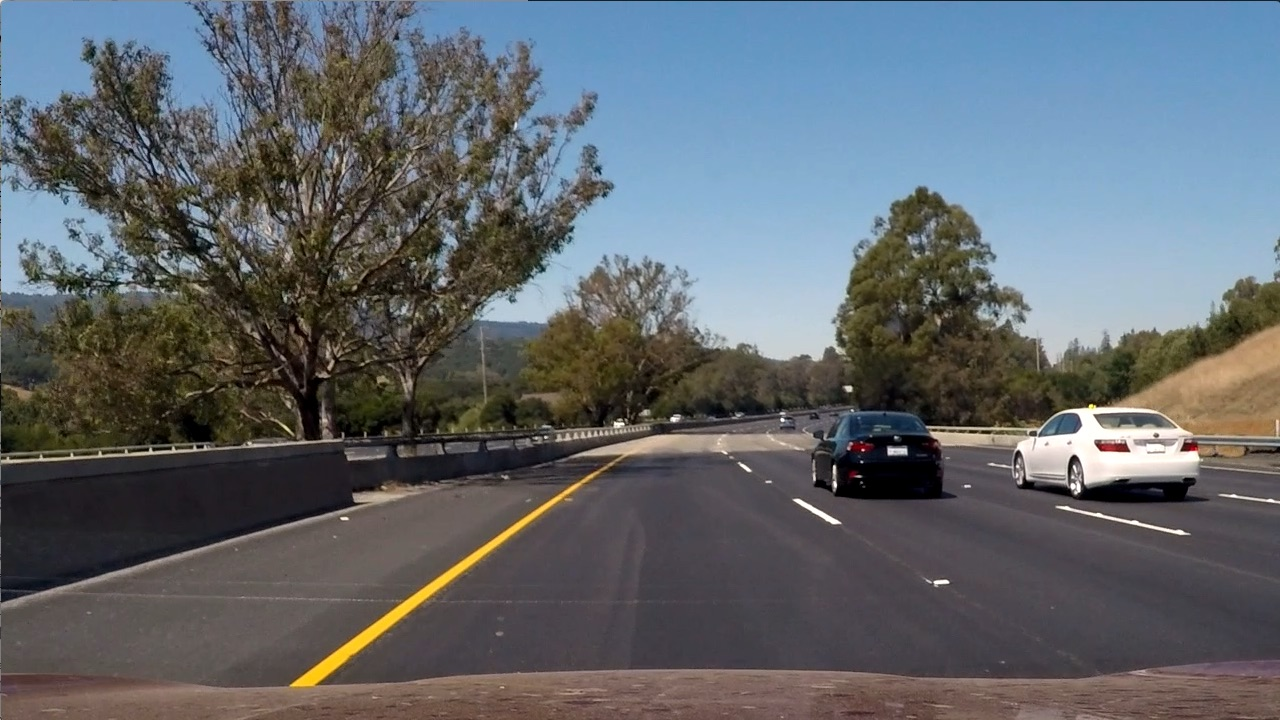
#> input picture gradiant_color_spaces/images/colorspace_test_images/test6.jpg, 1280 x 720 px, found by its file name
$ python hls.py
#> lines starting #> are read from the running program, lines starting #| are printed output that depends on the picture; after the words box and inside, x2 and y2 are one past the last pixel; in counts of white or black regions, pixels touching at a corner belong together
import numpy as np
import matplotlib.pyplot as plt
import matplotlib.image as mpimg
import pickle

import sys

ros_path = '/opt/ros/kinetic/lib/python2.7/dist-packages'

if ros_path in sys.path:
    sys.path.remove(ros_path)

import cv2

# Read in an image, you can also try test1.jpg or test4.jpg
image = mpimg.imread('calibration_images/colorspace_test_images/test6.jpg')
#> image is the input picture: shape (720, 1280, 3); mean R, G, B 97, 102.6, 107.9

# Define a function that thresholds the S-channel of HLS
# Use exclusive lower bound (>) and inclusive upper (<=)
def hls_select(img, thresh=(0, 255)):
    # 1) Convert to HLS color space
#> called with thresh = (0, 255)
    hls = cv2.cvtColor(image, cv2.COLOR_RGB2HLS)
#> hls: shape (720, 1280, 3); mean of channels 0, 1, 2 76.7, 102.2, 57.5

    H = hls[:, :, 0]
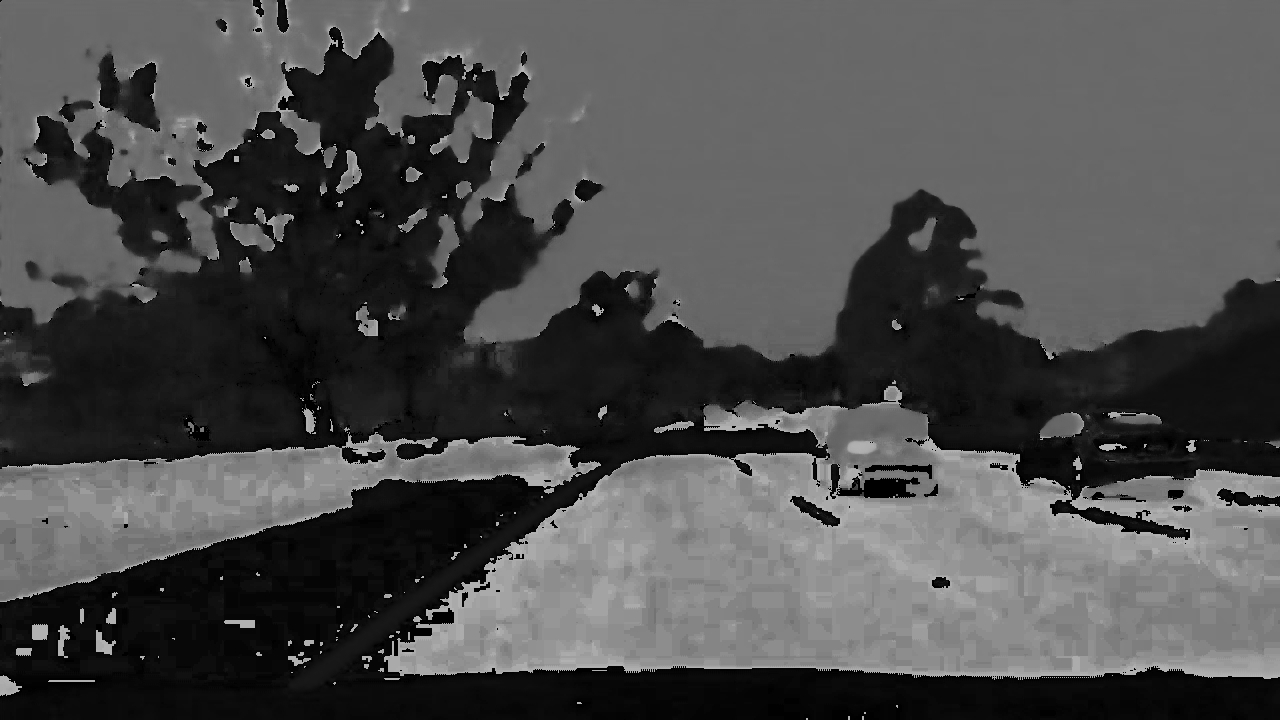
#> H: shape (720, 1280); min 0, max 180, mean 76.7
    L = hls[:, :, 1]
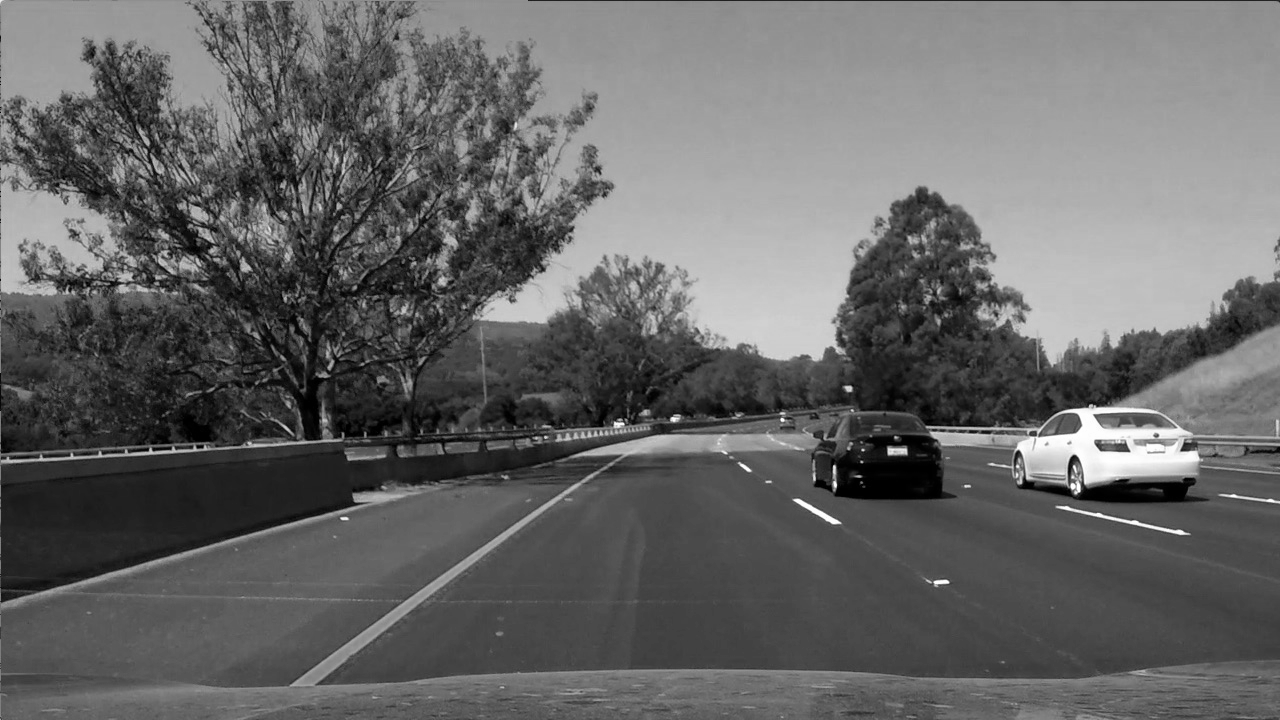
#> L: shape (720, 1280); min 0, max 255, mean 102.2
    S = hls[:, :, 2]
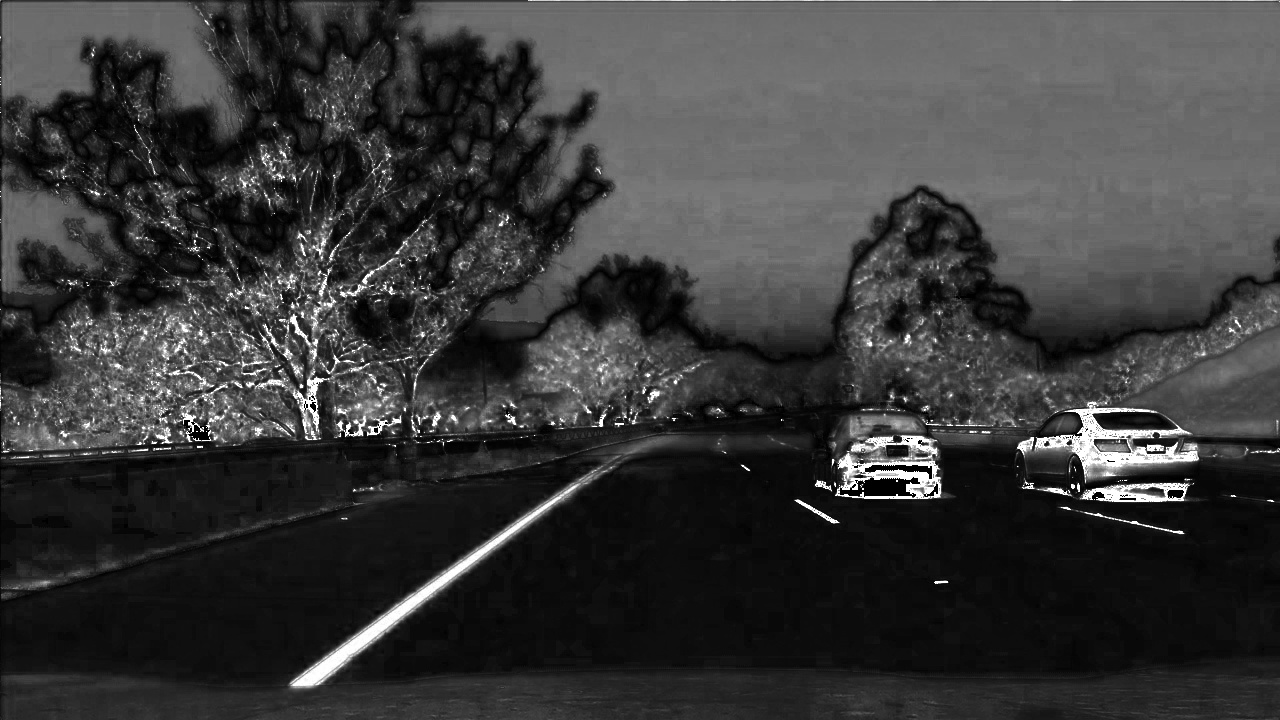
#> S: shape (720, 1280); min 0, max 255, mean 57.5

    # 2) Apply a threshold to the S channel
    thresh = (90, 255)
    binary = np.zeros_like(S)
    binary[(S > thresh[0]) & (S <= thresh[1])] = 1

    # 3) Return a binary image of threshold result
    return binary

hls_binary = hls_select(image, thresh=(0, 255))
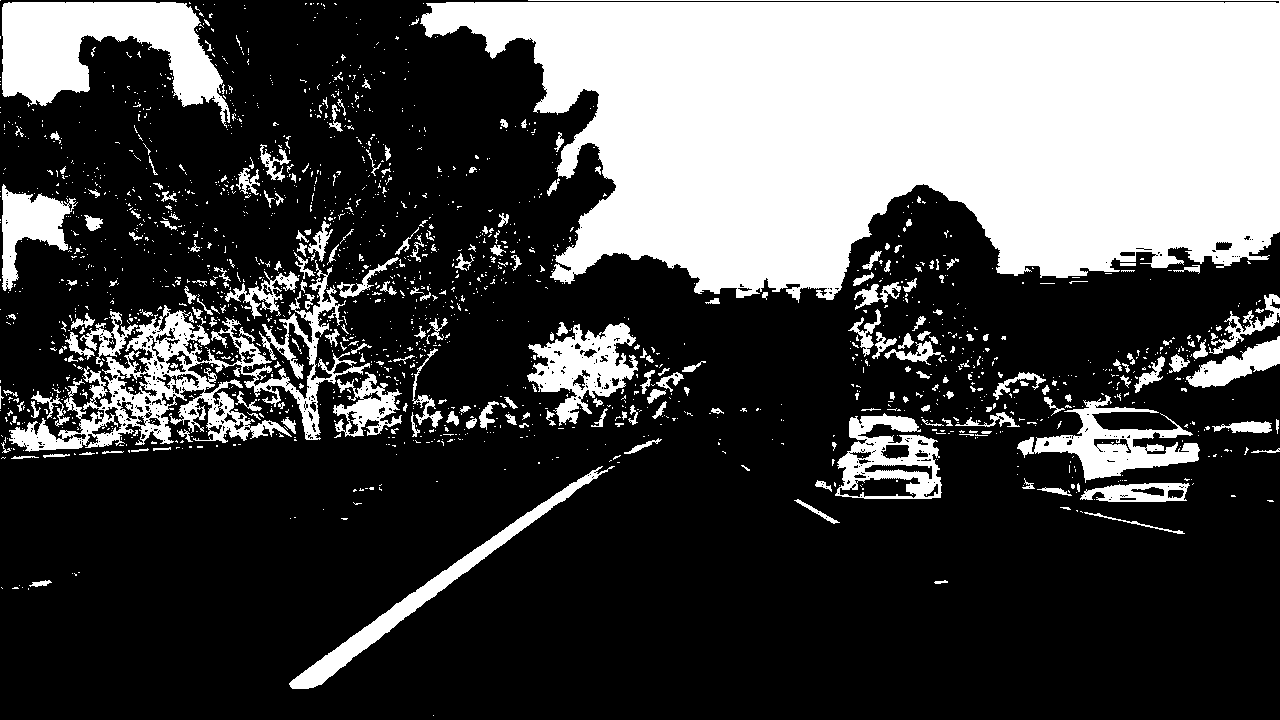
#> hls_binary: shape (720, 1280); values 0 (black) and 1 (white), 29.6% white; 1863 white regions (1622 under 20 px), largest, box (x1, y1, x2, y2) and area: (420, 0, 1280, 303) 187403, (9, 260, 370, 452) 15586, (2, 2, 230, 128) 14787

# Plot the result
f, (ax1, ax2) = plt.subplots(1, 2, figsize=(24, 9))
f.tight_layout()
ax1.imshow(image)
ax1.set_title('Original Image', fontsize=50)
ax2.imshow(hls_binary, cmap='gray')
ax2.set_title('Thresholded S', fontsize=50)
plt.subplots_adjust(left=0., right=1, top=0.9, bottom=0.)
plt.show()

$ run again, with test_images/test1.jpg copied over gradiant_color_spaces/images/colorspace_test_images/test6.jpg
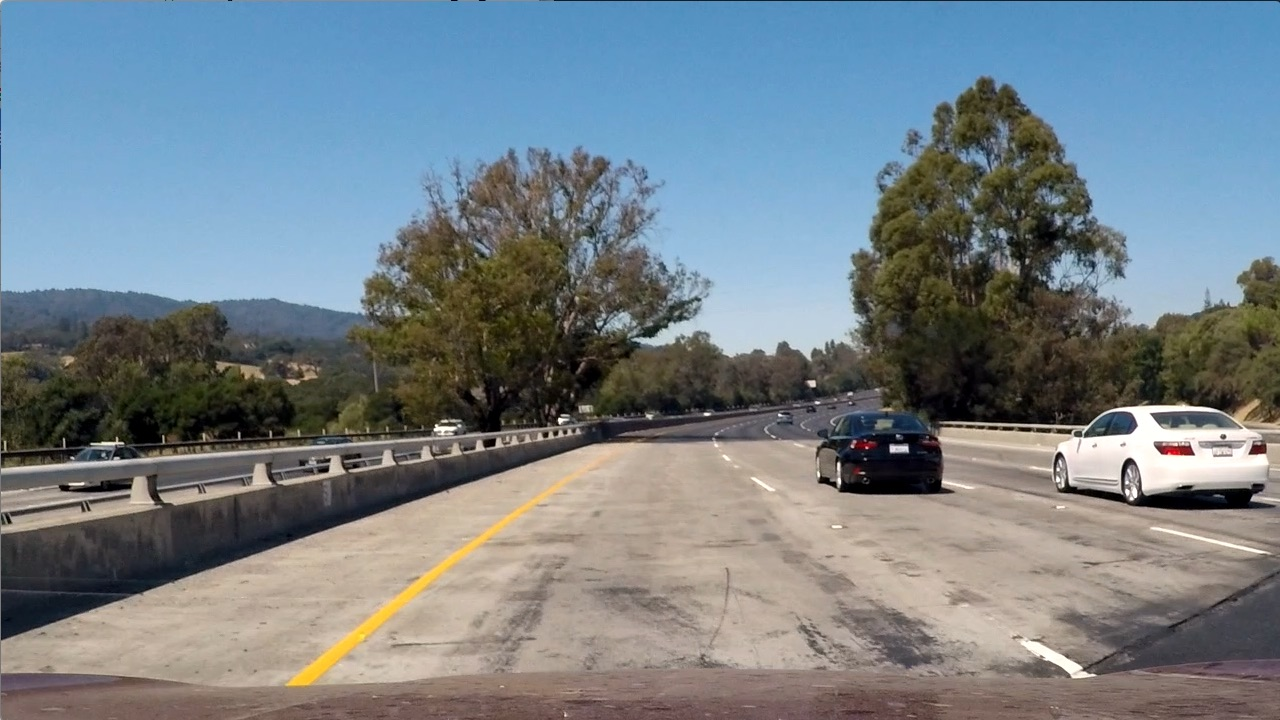
#> input picture test_images/test1.jpg, 1280 x 720 px, found by its file name
#> image is the input picture: shape (720, 1280, 3); mean R, G, B 117.5, 128.7, 135.5
#> hls: shape (720, 1280, 3); mean of channels 0, 1, 2 60.2, 126.7, 74.4
#> in hls_select, `S = hls[:, :, 2]`:
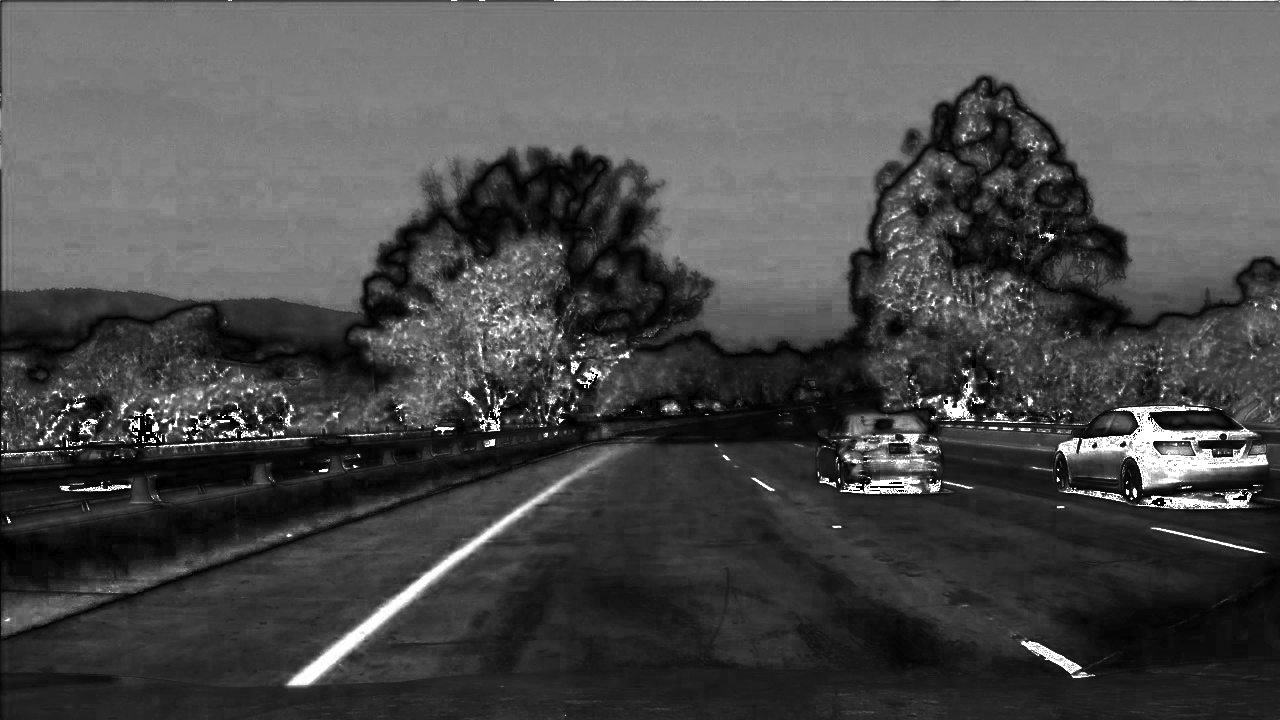
#> S: shape (720, 1280); min 0, max 255, mean 74.4
#> `hls_binary = hls_select(image, thresh=(0, 255))`:
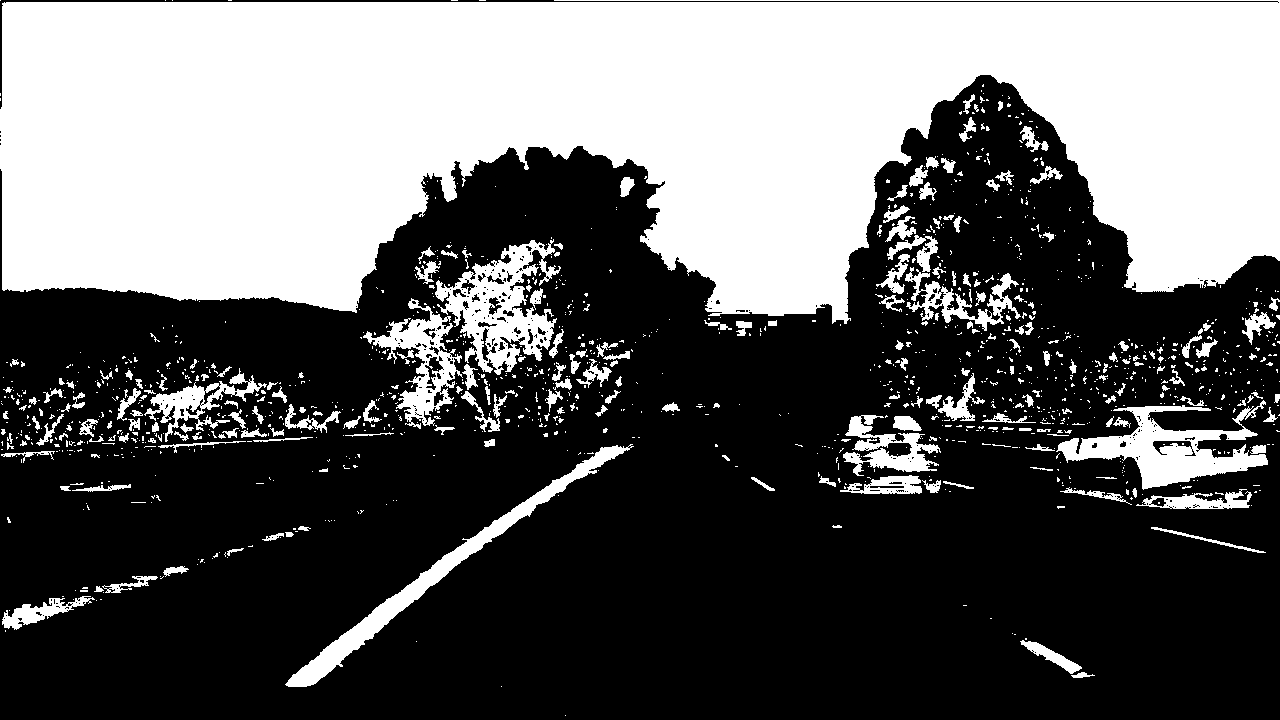
#> hls_binary: shape (720, 1280); values 0 (black) and 1 (white), 38.8% white; 1339 white regions (1101 under 20 px), largest, box (x1, y1, x2, y2) and area: (0, 0, 1280, 324) 299026, (435, 239, 561, 375) 7257, (1056, 400, 1268, 490) 7165

$ run again, with test_images/test4.jpg copied over gradiant_color_spaces/images/colorspace_test_images/test6.jpg
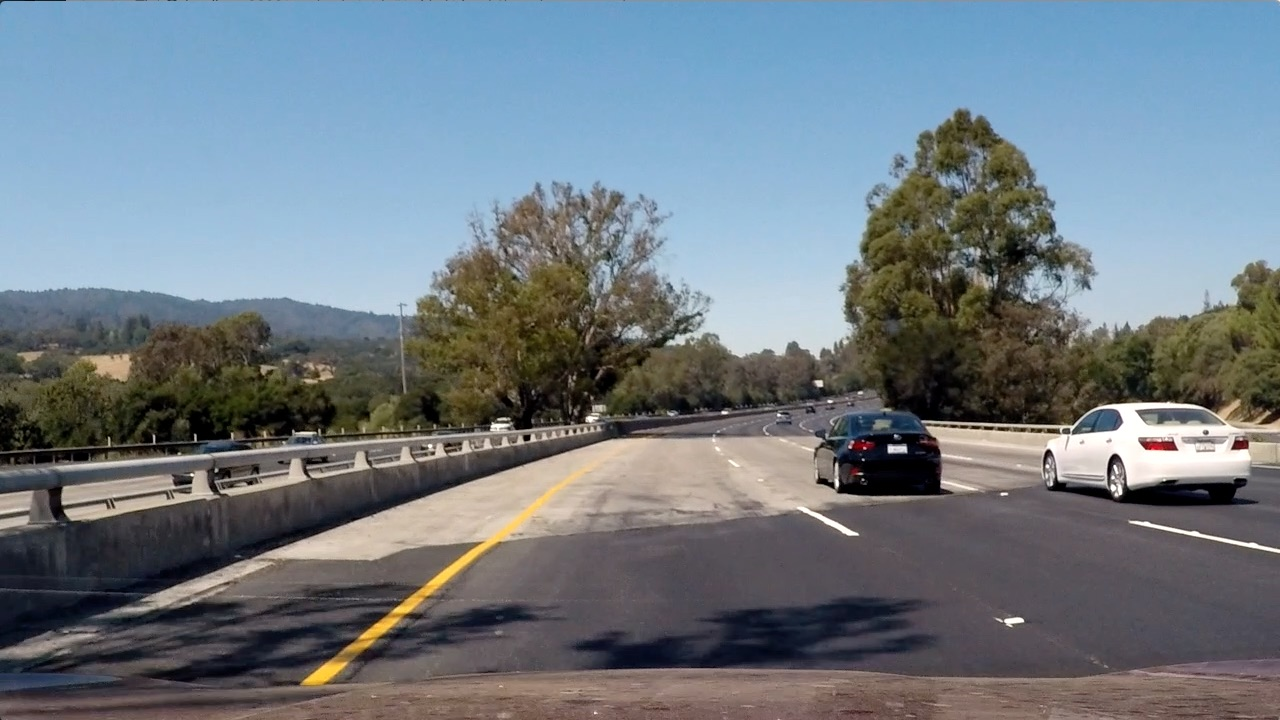
#> input picture test_images/test4.jpg, 1280 x 720 px, found by its file name
#> image is the input picture: shape (720, 1280, 3); mean R, G, B 112.2, 122.7, 130.9
#> hls: shape (720, 1280, 3); mean of channels 0, 1, 2 80.5, 121.4, 71.8
#> in hls_select, `S = hls[:, :, 2]`:
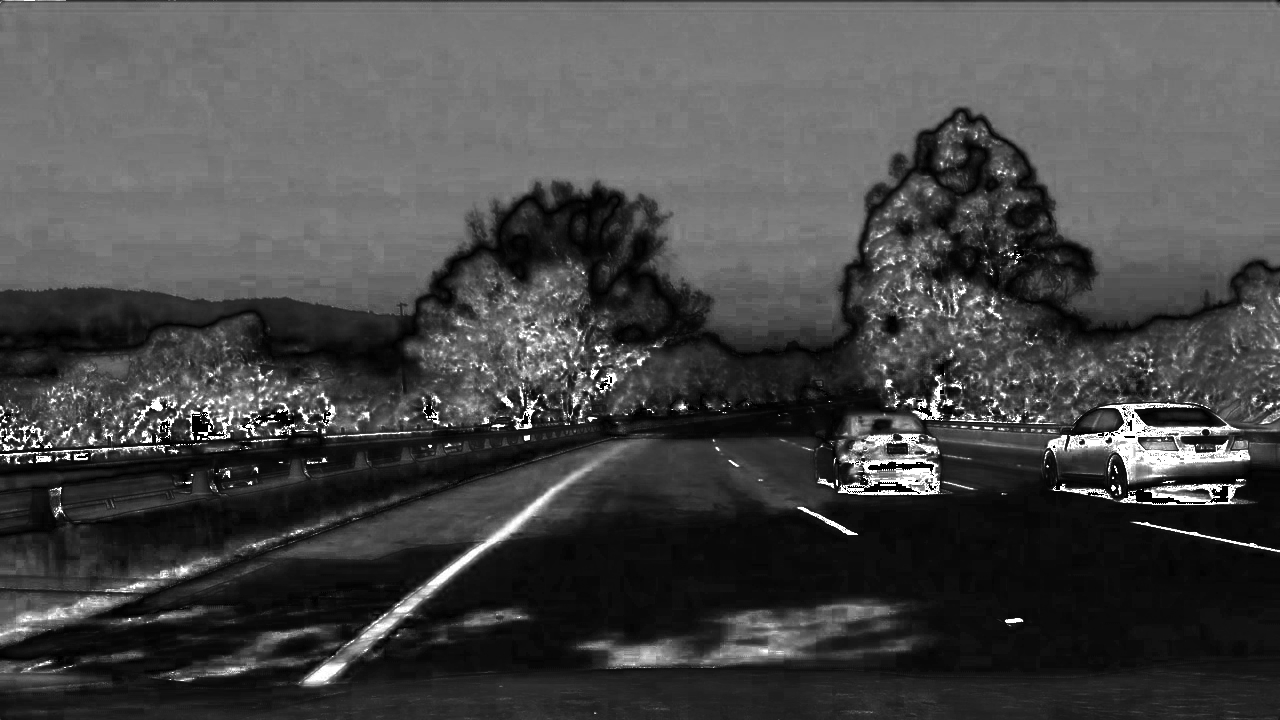
#> S: shape (720, 1280); min 0, max 255, mean 71.8
#> `hls_binary = hls_select(image, thresh=(0, 255))`:
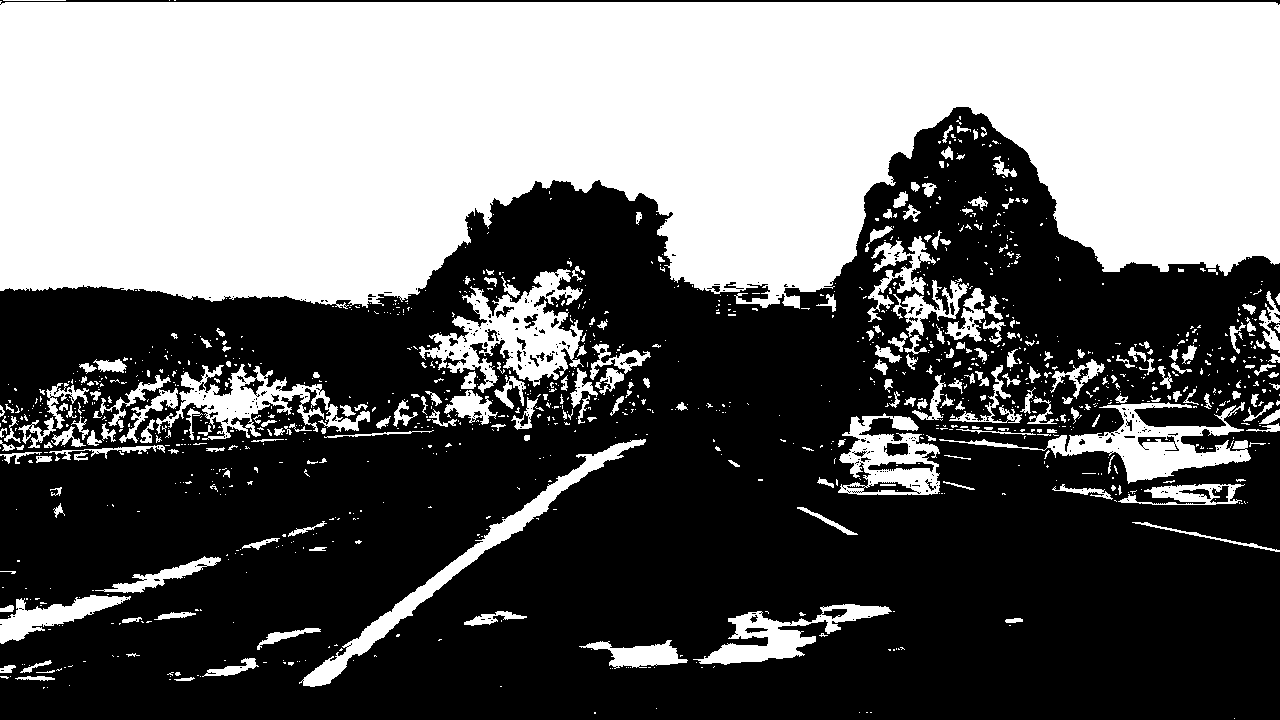
#> hls_binary: shape (720, 1280); values 0 (black) and 1 (white), 42.1% white; 1215 white regions (963 under 20 px), largest, box (x1, y1, x2, y2) and area: (0, 1, 1280, 309) 315563, (419, 269, 584, 393) 8217, (939, 402, 1251, 484) 6713
